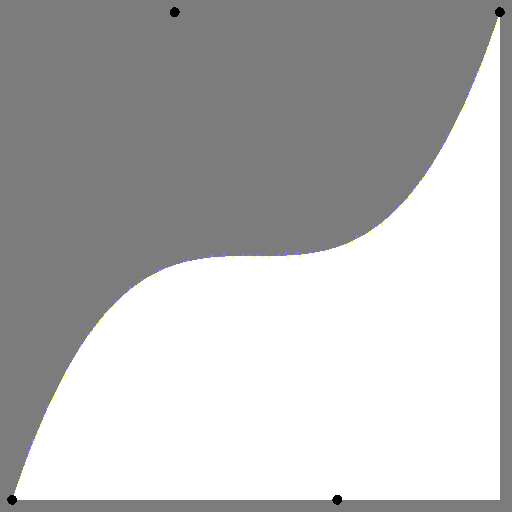
#> input picture Paper/Diagrams/CurveAccuracy/PolyDC.png, 512 x 512 px
$ python MakeFig2.py
#> lines starting #> are read from the running program, lines starting #| are printed output that depends on the picture
from PIL import Image, ImageDraw
import os

# Get the directory where this script is located
script_dir = os.path.dirname(os.path.abspath(__file__))

# Image filenames
image_names = ["PolyDC.png", "PolyHybrid.png", "PolySeiler.png"]
image_paths = [os.path.join(script_dir, name) for name in image_names]

# Display names for labels
display_names = ["de Casteljau", "Hybrid", "Seiler"]

# Load the main image (PolyDC.png) for the left side
main_image = Image.open(image_paths[0])
#> main_image is the input picture: PIL image 512x512 RGBA; mean R, G, B, A 183.3, 183.3, 183.3, 255
main_width, main_height = main_image.size
#> main_width = 512; main_height = 512

# Load the three images for the right side
right_images = [Image.open(path) for path in image_paths]
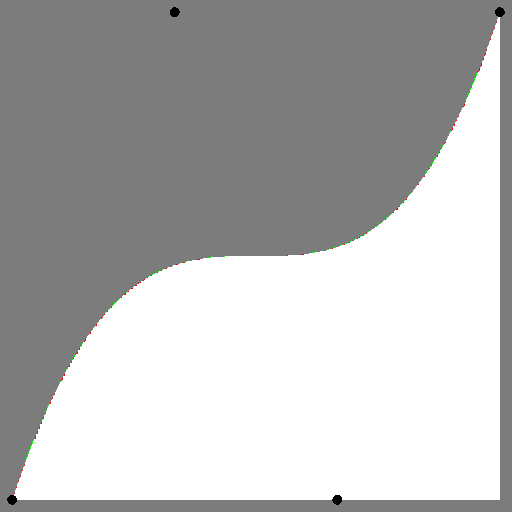
#> input picture Paper/Diagrams/CurveAccuracy/PolyHybrid.png, 512 x 512 px
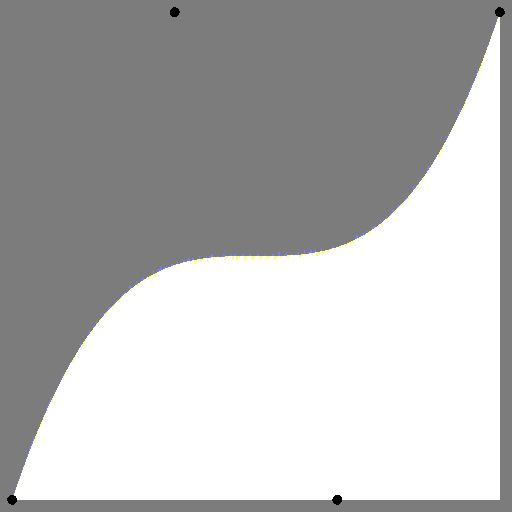
#> input picture Paper/Diagrams/CurveAccuracy/PolySeiler.png, 512 x 512 px
#> right_images = 3 items

# Define the region to zoom into by location (x, y) and size (width, height)
crop_x = 50
crop_y = 375
crop_width = 20
crop_height = 20
crop_box = (crop_x, crop_y, crop_x + crop_width, crop_y + crop_height)

# Define the second zoom region
crop_x2 = 250
crop_y2 = 245
crop_width2 = 20
crop_height2 = 20
crop_box2 = (crop_x2, crop_y2, crop_x2 + crop_width2, crop_y2 + crop_height2)

# Calculate scaling for right images to match main image height
# Now we have 3 columns and 2 rows, so target height = main_height / 2
target_height = main_height / 2
#> target_height = 256

# Organize images in a 3D structure: [image_index][crop_region][scaled_image]
# where image_index = 0,1,2 for PolyDC, PolyHybrid, PolySeiler
# and crop_region = 0,1 for the two zoom regions
inset_images = []
column_widths = []

# Calculate target height for scaled images
new_height = int(target_height)
#> new_height = 256

for img in right_images:
    column_images = []

    # First zoom region (red) - on top
    cropped_img = img.crop(crop_box)
    aspect_ratio = cropped_img.width / cropped_img.height
    new_width = int(new_height * aspect_ratio)
    scaled_img = cropped_img.resize((new_width, new_height), Image.Resampling.NEAREST)
    column_images.append(scaled_img)

    # Second zoom region (blue) - on bottom
    cropped_img2 = img.crop(crop_box2)
    aspect_ratio2 = cropped_img2.width / cropped_img2.height
    new_width2 = int(new_height * aspect_ratio2)
    scaled_img2 = cropped_img2.resize((new_width2, new_height), Image.Resampling.NEAREST)
    column_images.append(scaled_img2)

    inset_images.append(column_images)

    # Width of this column is the max width of the two images in the column
    column_width = max(scaled_img.width, scaled_img2.width)
    column_widths.append(column_width)
#> this loop made 3 passes
#> after the loop, column_widths = [256, 256, 256]; inset_images = 3 items

# Calculate combined image dimensions
combined_width = main_width + sum(column_widths)
#> combined_width = 1280
combined_height = main_height
#> combined_height = 512

# Create the combined image in RGBA mode for transparency support
combined_image = Image.new("RGBA", (combined_width, combined_height), color=(255, 255, 255, 255))
#> combined_image: PIL image 1280x512 RGBA; every value is 255

# Paste the main image on the left
main_image_rgba = main_image.convert("RGBA")
combined_image.paste(main_image_rgba, (0, 0))
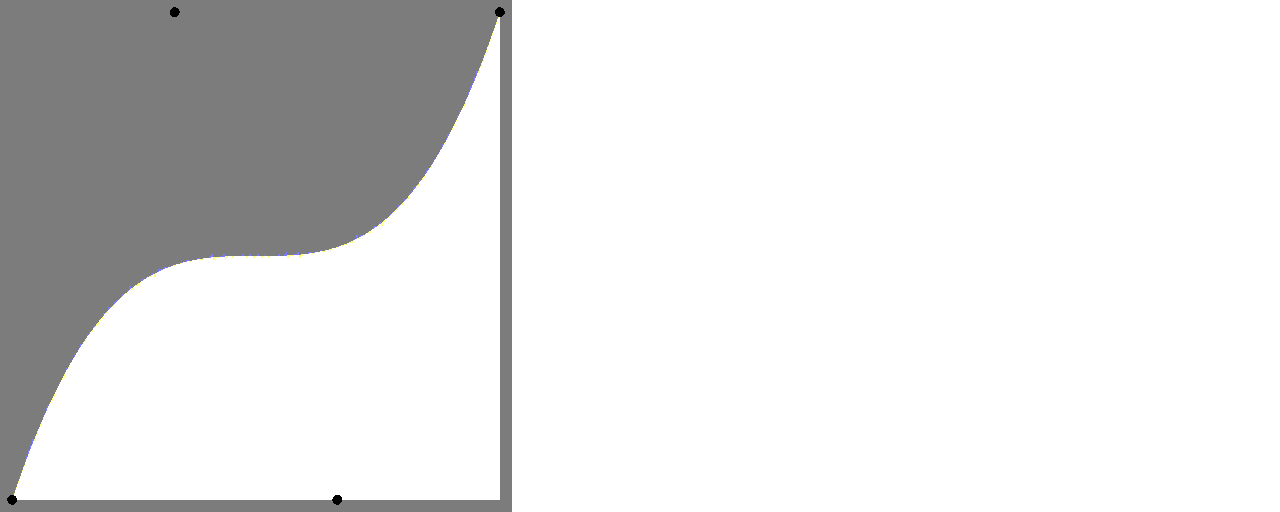
#> combined_image: PIL image 1280x512 RGBA; mean R, G, B, A 226.3, 226.3, 226.3, 255

# Draw the zoom rectangle on the main image in red and blue
draw_main = ImageDraw.Draw(combined_image)
draw_main.rectangle(crop_box, outline="red", width=2)
draw_main.rectangle(crop_box2, outline="blue", width=2)

# Paste the inset images in 3 columns x 2 rows layout
draw_main = ImageDraw.Draw(combined_image)
x_position = main_width
#> x_position = 512

for col_idx, (column_images, col_width) in enumerate(zip(inset_images, column_widths)):
    for row_idx, img in enumerate(column_images):
        y_position = row_idx * int(target_height)
        # Convert to RGBA before pasting
        img_rgba = img.convert("RGBA")
        combined_image.paste(img_rgba, (x_position, y_position), img_rgba)

    x_position += col_width
#> this loop made 3 passes
#> x_position on passes 1 to 3: 768, 1024, 1280
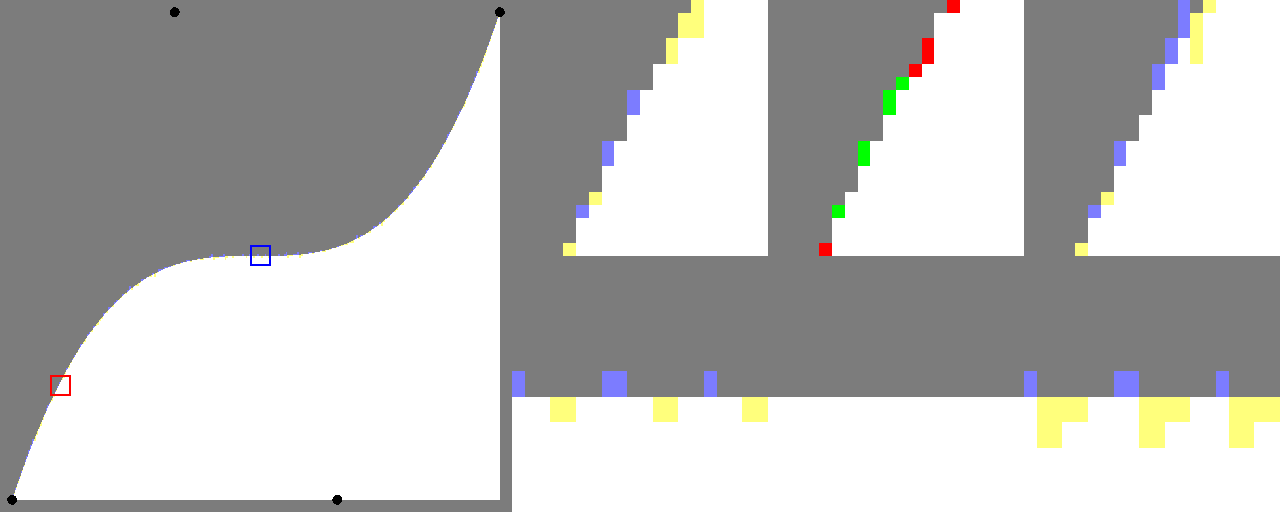
#> combined_image: PIL image 1280x512 RGBA; mean R, G, B, A 186.8, 186.8, 185.4, 255
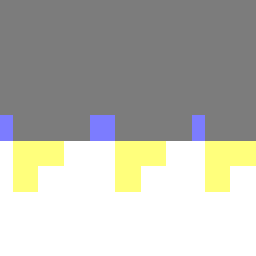
#> img_rgba: PIL image 256x256 RGBA; mean R, G, B, A 182.8, 182.8, 173.9, 255
#> after the loop, x_position = 1280

# Add text labels to the top row of inset images
draw = ImageDraw.Draw(combined_image)
font_size = 20
try:
    # Try to use a nice font, fall back to default if not available
    from PIL import ImageFont
    font = ImageFont.truetype("arial.ttf", font_size)
except:
    font = ImageFont.load_default()

x_position = main_width
#> x_position = 512
for col_idx, (column_images, col_width, name) in enumerate(zip(inset_images, column_widths, display_names)):
    # Only show labels for the top row (row_idx == 0)
    if len(column_images) > 0:
        img = column_images[0]
        y_position = 0

        # Add text at the top of each image
        text_color = "white"
        text = name
        bbox = draw.textbbox((0, 0), text, font=font)
        text_width = bbox[2] - bbox[0]
        text_height = bbox[3] - bbox[1]

        # Position text at the top of the image
        text_y = y_position + 5

        # Draw semi-transparent background for text
        bg_padding = 5
        bg_left = x_position + 5 - bg_padding
        bg_top = text_y - bg_padding
        bg_right = x_position + text_width + 5 + bg_padding
        bg_bottom = text_y + text_height + bg_padding

        # Draw background for text
        draw.rectangle(
            [(bg_left, bg_top), (bg_right, bg_bottom)],
            fill=(64, 64, 64, 255)
        )
        draw.text((x_position + 5, text_y), text, fill=text_color, font=font)

    x_position += col_width
#> this loop made 3 passes
#> (name, text, bbox, text_width, text_height, bg_left, bg_right, bg_bottom) on passes 1 to 3: ('de Casteljau', 'de Casteljau', (0, 4, 124, 23), 124, 19, 512, 646, 29), ('Hybrid', 'Hybrid', (0, 4, 66, 23), 66, 19, 768, 844, 29), ('Seiler', 'Seiler', (0, 4, 57, 19), 57, 15, 1024, 1091, 25)
#> pass 3, `img = column_images[0]`:
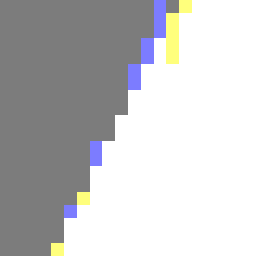
#> img: PIL image 256x256 RGBA; mean R, G, B, A 196, 196, 196.9, 255
#> after the loop, x_position = 1280

# Draw borders on top of text
draw_borders = ImageDraw.Draw(combined_image)
x_position = main_width
#> x_position = 512
for col_idx, (column_images, col_width) in enumerate(zip(inset_images, column_widths)):
    for row_idx, img in enumerate(column_images):
        y_position = row_idx * int(target_height)
        # Draw border with appropriate color (red for row 0, blue for row 1)
        border_color = "red" if row_idx == 0 else "blue"
        draw_borders.rectangle(
            [(x_position, y_position), (x_position + img.width - 1, y_position + img.height - 1)],
            outline=border_color,
            width=2
        )
    x_position += col_width
#> after the loop, x_position = 1280

# Save the combined image
output_path = os.path.join(script_dir, "diagram.png")
combined_image_rgb = combined_image.convert("RGB")
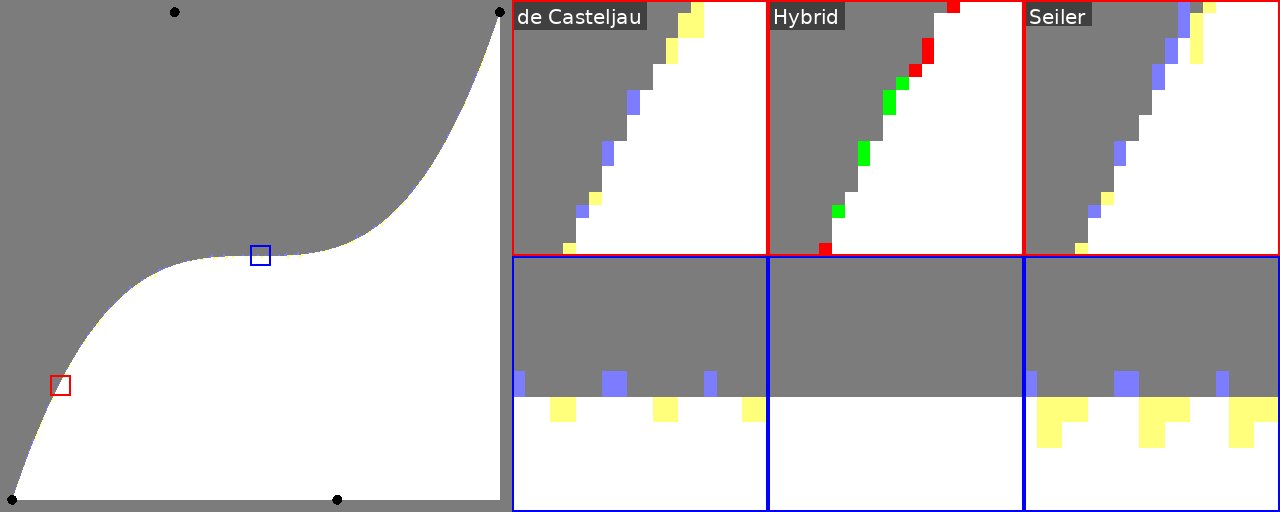
#> combined_image_rgb: PIL image 1280x512 RGB; mean R, G, B 185.3, 182.9, 183.9
combined_image_rgb.save(output_path)
print(f"Diagram saved to {output_path}")
